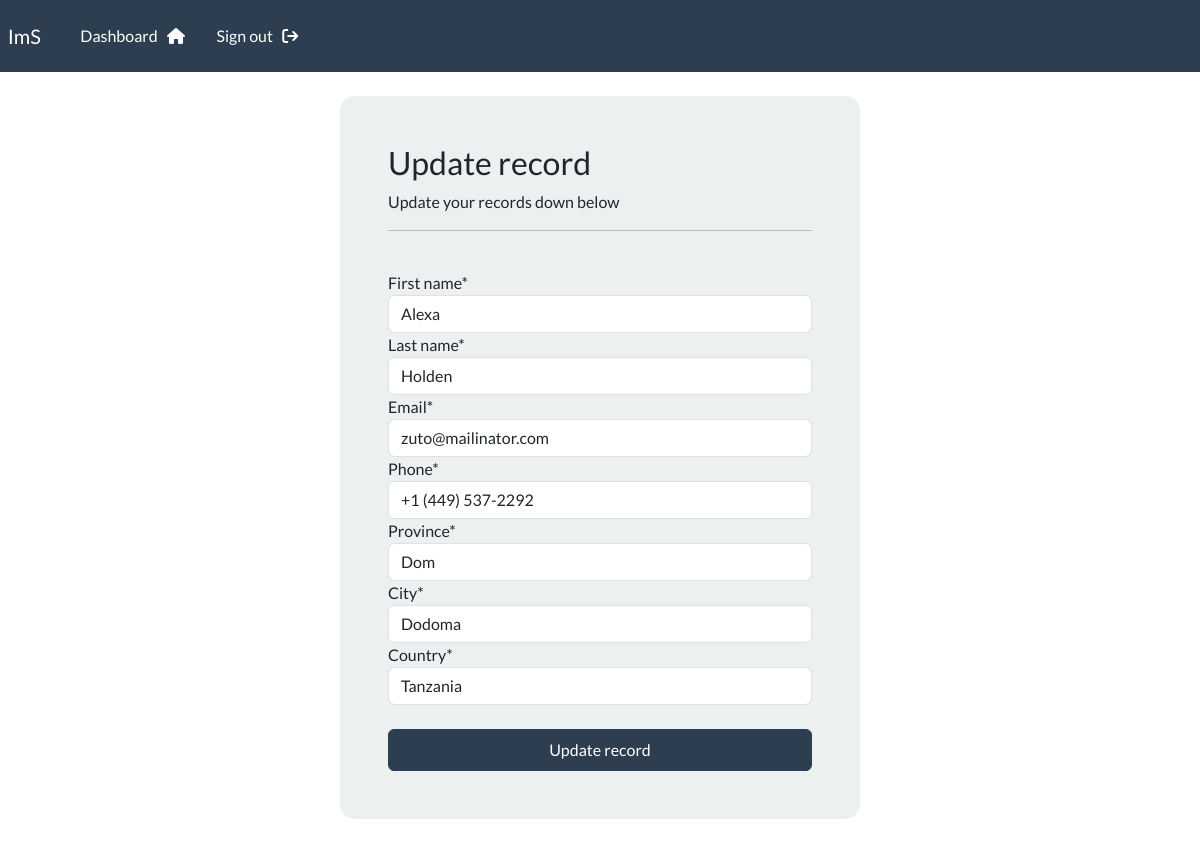
Page /update-record/1 (signed in) on the committed database.
### webapp/models.py (models this page shows, shortened)
class Record(models.Model):
    creation_date = models.DateTimeField(auto_now_add=True)
    first_name = models.CharField(max_length=100)
    last_name = models.CharField(max_length=100)
    email = models.EmailField()
    phone = models.CharField(max_length=20)
    province = models.CharField(max_length=255)
    city = models.CharField(max_length=255)
    country = models.CharField(max_length=255)

### webapp/views.py (the view)
# urls.py: path('update-record/<int:pk>', views.update_record, name="update-record"),
@login_required(login_url='login')
def update_record(request, pk):
    record = Record.objects.get(id=pk)
    form = UpdateRecordForm(instance=record)
    if request.method == 'POST':
        form = UpdateRecordForm(request.POST, instance=record)
        if form.is_valid():
            form.save()
            messages.success(request,'Your record was updated')
            return redirect("dashboard")
    context = {'form':form}
    return render(request, 'webapp/update-record.html', context=context)

### webapp/forms.py
class UpdateRecordForm(forms.ModelForm):
    class Meta:
        model = Record
        fields =   ['first_name','last_name', 'email', 'phone','province', 'city', 'country']

### webapp/templates/webapp/update-record.html (shortened to what this page needs)
{% extends 'webapp/base.html' %}
{% load crispy_forms_tags %}
{% block content %}
<body>
    <div class="container bg-light shadow-md p-5 form-layout">
        <h3>Update record</h3>
        <p>Update your records down below</p>
        <hr>
        <br>
        <form autocomplete="off" method="POST">
            {{ form|crispy }}
            <br>
            <button type="submit" class="btn btn-primary w-100 btn-block p-2">Update record</button>
        </form>
     </div>
    <br>
</body>
{% endblock %}

### static/css/style.css (style rules this page uses)
.form-layout { border-radius: 15px; width: 520px; }

### rows in the picture
Record: first_name "Alexa", last_name "Holden", email "zuto@mailinator.com", phone "+1 (449) 537-2292", province "Dom", city "Dodoma", country "Tanzania"
